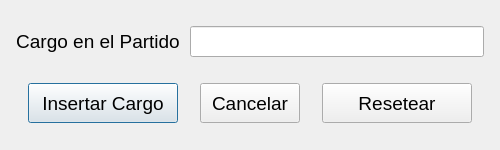
<?xml version="1.0" encoding="UTF-8"?>
<ui version="4.0">
 <class>insertarCargo</class>
 <widget class="QDialog" name="insertarCargo">
  <property name="geometry">
   <rect>
    <x>0</x>
    <y>0</y>
    <width>500</width>
    <height>150</height>
   </rect>
  </property>
  <property name="minimumSize">
   <size>
    <width>500</width>
    <height>150</height>
   </size>
  </property>
  <property name="maximumSize">
   <size>
    <width>500</width>
    <height>150</height>
   </size>
  </property>
  <property name="font">
   <font>
    <pointsize>14</pointsize>
   </font>
  </property>
  <property name="windowTitle">
   <string>Insertar un Cargo</string>
  </property>
  <layout class="QGridLayout" name="gridLayout">
   <item row="0" column="0">
    <layout class="QHBoxLayout" name="horizontalLayout">
     <property name="spacing">
      <number>10</number>
     </property>
     <property name="leftMargin">
      <number>5</number>
     </property>
     <property name="topMargin">
      <number>5</number>
     </property>
     <property name="rightMargin">
      <number>5</number>
     </property>
     <property name="bottomMargin">
      <number>5</number>
     </property>
     <item>
      <widget class="QLabel" name="label">
       <property name="text">
        <string>Cargo en el Partido</string>
       </property>
       <property name="alignment">
        <set>Qt::AlignCenter</set>
       </property>
      </widget>
     </item>
     <item>
      <widget class="QLineEdit" name="inputCargo">
       <property name="cursor">
        <cursorShape>PointingHandCursor</cursorShape>
       </property>
      </widget>
     </item>
    </layout>
   </item>
   <item row="1" column="0">
    <layout class="QHBoxLayout" name="horizontalLayout_2">
     <property name="spacing">
      <number>10</number>
     </property>
     <property name="leftMargin">
      <number>5</number>
     </property>
     <property name="topMargin">
      <number>5</number>
     </property>
     <property name="rightMargin">
      <number>5</number>
     </property>
     <property name="bottomMargin">
      <number>5</number>
     </property>
     <item>
      <widget class="QPushButton" name="botonAceptar">
       <property name="sizePolicy">
        <sizepolicy hsizetype="Minimum" vsizetype="Fixed">
         <horstretch>0</horstretch>
         <verstretch>0</verstretch>
        </sizepolicy>
       </property>
       <property name="minimumSize">
        <size>
         <width>150</width>
         <height>40</height>
        </size>
       </property>
       <property name="maximumSize">
        <size>
         <width>150</width>
         <height>40</height>
        </size>
       </property>
       <property name="cursor">
        <cursorShape>PointingHandCursor</cursorShape>
       </property>
       <property name="text">
        <string>Insertar Cargo</string>
       </property>
      </widget>
     </item>
     <item>
      <widget class="QPushButton" name="botonCancelar">
       <property name="minimumSize">
        <size>
         <width>100</width>
         <height>40</height>
        </size>
       </property>
       <property name="maximumSize">
        <size>
         <width>100</width>
         <height>40</height>
        </size>
       </property>
       <property name="text">
        <string>Cancelar</string>
       </property>
      </widget>
     </item>
     <item>
      <widget class="QPushButton" name="botonResetear">
       <property name="minimumSize">
        <size>
         <width>150</width>
         <height>40</height>
        </size>
       </property>
       <property name="maximumSize">
        <size>
         <width>150</width>
         <height>40</height>
        </size>
       </property>
       <property name="cursor">
        <cursorShape>PointingHandCursor</cursorShape>
       </property>
       <property name="text">
        <string>Resetear</string>
       </property>
      </widget>
     </item>
    </layout>
   </item>
  </layout>
 </widget>
 <resources/>
 <connections/>
</ui>
